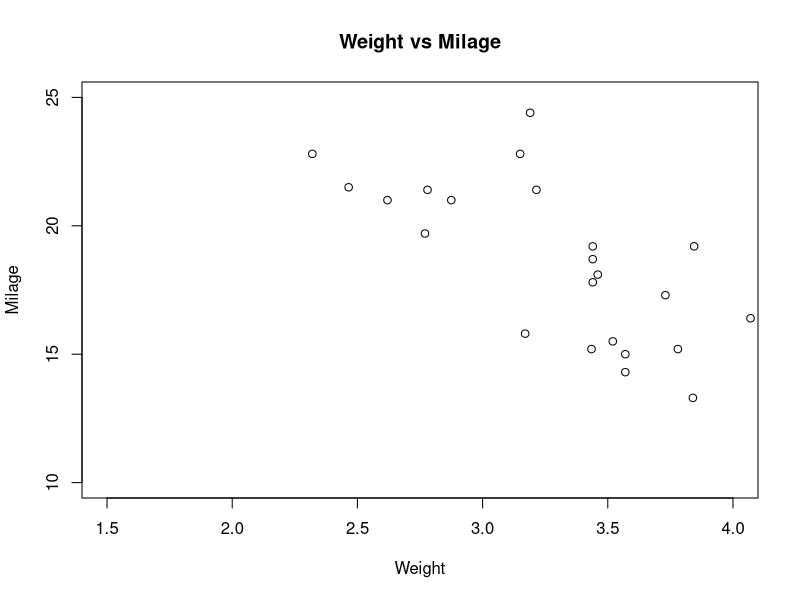

Generate this figure with R: (Note: this script raises an error after producing the figure.)
print('Data Visualization............!')
input <- mtcars[, c('wt', 'mpg')]
print(head(input))

# Get the input values.
input <- mtcars[, c('wt', 'mpg')]

# Plot the chart for cars with
# weight between 1.5 to 4 and
# mileage between 10 and 25.
plot(x = input$wt, y = input$mpg,
     xlab = "Weight",
     ylab = "Milage",
     xlim = c(1.5, 4),
     ylim = c(10, 25),	 
     main = "Weight vs Milage"
)
print("End of the code....")
print("asdfgyhujikldfghjk")

# Multiple Box plots, each representing
# an Air Quality Parameter
boxplot(input[, 0:4], 
        main ='Box Plots for Air Quality Parameters')

